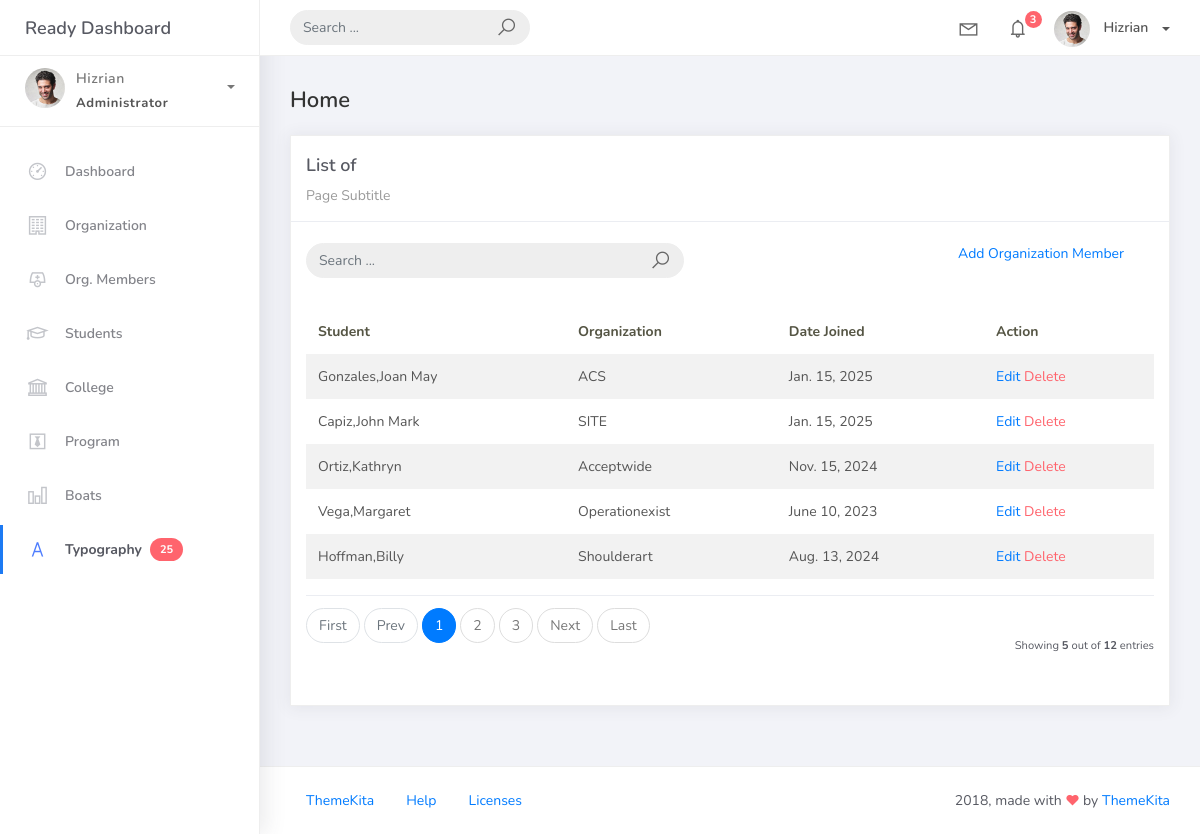
/orgmember-list, run on an earlier commit of the app's database.
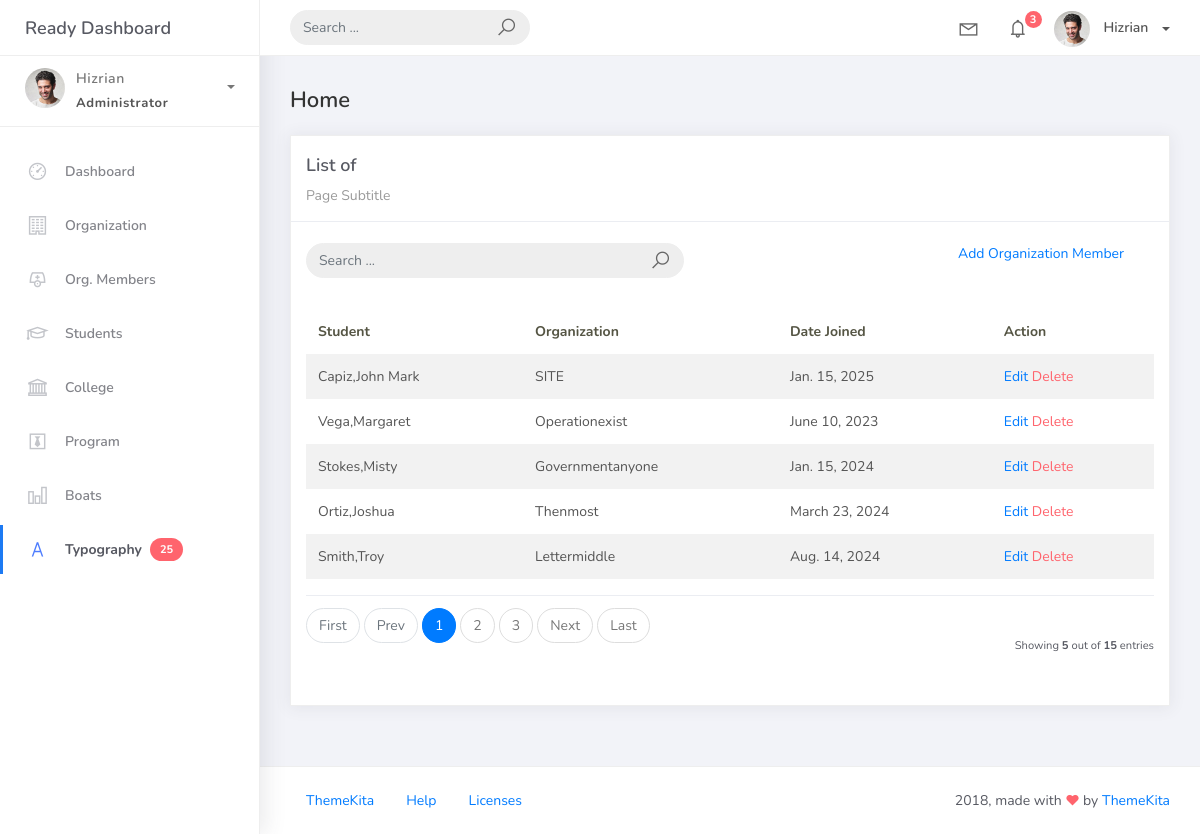
And on a later commit of the database.
### studentorg/models.py (models this page shows)
class BaseModels(models.Model):
    created_at = models.DateTimeField(auto_now=True, db_index=True)
    updated_at = models.DateTimeField(auto_now=True)
    class Meta:
        abstract = True

class OrgMember(BaseModels):
    student = models.ForeignKey(Student, on_delete=models.CASCADE)
    organization = models.ForeignKey(Organization, on_delete=models.CASCADE)
    date_joined = models.DateField()

class Student(BaseModels):
    student_id = models.CharField(max_length=15)
    lastname = models.CharField(max_length=25)
    firstname = models.CharField(max_length=25)
    middlename = models.CharField(max_length=25, blank=True, null=True)
    program = models.ForeignKey(Program, on_delete=models.CASCADE)
    def __str__(self):
        return f"{self.lastname},{self.firstname}"

class Organization(BaseModels):
    name = models.CharField(max_length=150)
    college = models.ForeignKey(College, blank=True, on_delete=models.CASCADE)
    description = models.CharField(max_length=500)
    def __str__(self):
        return self.name

### studentorg/views.py (the view, shortened to what this page needs)
# urls.py: path('orgmember-list', OrgMemberList.as_view(), name='orgmember-list'),
class OrgMemberList(ListView):
    model = OrgMember
    context_object_name = 'org_members'
    template_name = 'orgmember_list.html'
    paginate_by = 5
    def get_queryset(self, *args, **kwargs) -> QuerySet:
        qs = super().get_queryset(*args, **kwargs)
        query = self.request.GET.get("q")
        return qs

### templates/orgmember_list.html (shortened to what this page needs)
{% extends 'base.html' %}
{% load static %}
{% block content %}
<div class="content">
    <div class="container-fluid">
        <h4 class="page-title">Home</h4>
        <div class="row">
            <div class="col-md-12">
                <div class="card">
                    <div class="card-header">
                        <div class="card-title">List of {{ model_name_plural }}</div>
                        <div class="card-category">Page Subtitle</div>
                    </div>
                    <br />
                    <div class="col-md-12 row">
                        <div class="col-md-6">
                            <form class="navbar-left navbar-form nav-search mr-md-3" action="{% url 'orgmember-list' %}">
                                <div class="input-group">
                                    <input type="text" placeholder="Search ..." class="form-control" name="q" />
                                    <div class="input-group-append">
                                        <span class="input-group-text">
                                            <i class="la la-search search-icon"></i>
                                        </span>
                                    </div>
                                </div>
                            </form>
                        </div>
                        <div class="col-md-6">
                            <div class="pull-right">
                                <a href="{% url 'orgmember-add' %}">Add Organization Member</a>
                            </div>
                        </div>
                    </div>
                    <div class="card-body">
                        <table class="table table-striped mt-3">
                            <thead>
                                <tr>
                                    <th scope="col">Student</th>
                                    <th scope="col">Organization</th>
                                    <th scope="col">Date Joined</th>
                                    <th scope="col">Action</th>
                                </tr>
                            </thead>
                            <tbody>
                                {% for object in object_list %}
                                <tr>
                                    <td>{{ object.student }}</td>
                                    <td>{{ object.organization }}</td>
                                    <td>{{ object.date_joined }}</td>
                                    <td>
                                        <a href="orgmember-list/{{object.id}}">Edit</a>
                                        <a href="orgmember-list/{{object.id}}/delete" class="text-danger">Delete</a>
                                    </td>
                                </tr>
                                {% empty %}
                                <tr>
                                    <td colspan="4" style="text-align: center;">
                                        <p class="text-sm font-weight-bold mb-0">No Records Found</p>
                                    </td>
                                </tr>
                                {% endfor %}
                            </tbody>
                        </table>
                        {% include 'includes/pagination.html' %}
                    </div>
                </div>
            </div>
        </div>
    </div>
</div>
{% endblock %}

What changed in the data, as far as the page shows it:
removed OrgMember: student "Gonzales,Joan May", organization "ACS", date_joined "Jan. 15, 2025"
removed OrgMember: student "Ortiz,Kathryn", organization "Acceptwide", date_joined "Nov. 15, 2024"
removed OrgMember: student "Hoffman,Billy", organization "Shoulderart", date_joined "Aug. 13, 2024"
now on this page (row unchanged): OrgMember: student "Stokes,Misty", organization "Governmentanyone", date_joined "Jan. 15, 2024"
now on this page (row unchanged): OrgMember: student "Ortiz,Joshua", organization "Thenmost", date_joined "March 23, 2024"
now on this page (row unchanged): OrgMember: student "Smith,Troy", organization "Lettermiddle", date_joined "Aug. 14, 2024"
Also different on the page:
{{ paginator.count }}: "12" → "15"
